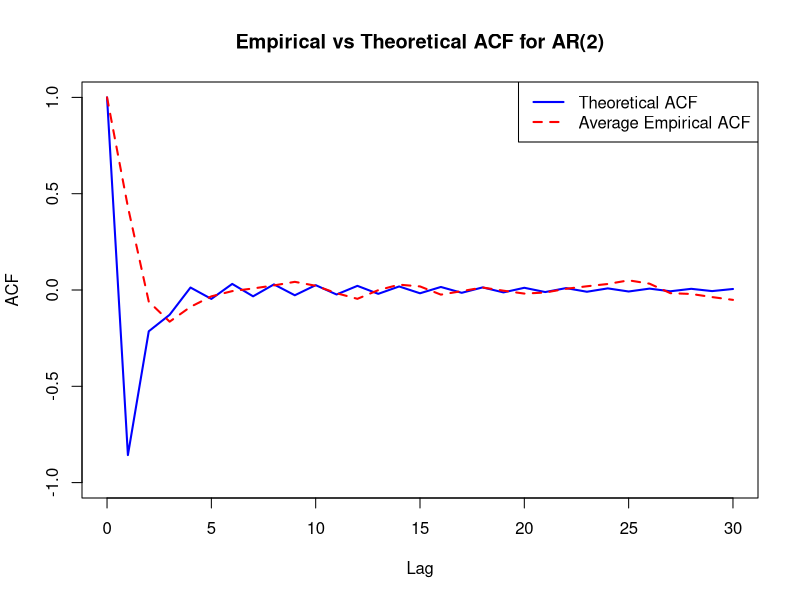

This chart was generated by the following R code:
# -----------------------------
# Q1.2 - ACF Plot for AR(2)
# phi1 = 0.6, phi2 = -0.3 (Madsen notation, same in R simulation here)
# -----------------------------

library(forecast)

# Set seed for reproducibility
set.seed(123)

# Parameters
n <- 200
num_series <- 5
max_lag <- 30

phi1 <- 0.6
phi2 <- -0.3

# Step 1: Simulate 5 realizations of AR(2)
simulations <- replicate(num_series, arima.sim(model = list(ar = c(phi1, phi2)), n = n))

# Step 2: Empirical ACFs for each realization
acf_list <- apply(simulations, 2, function(x) acf(x, plot = FALSE, lag.max = max_lag)$acf)

# Step 3: Average ACF across simulations
avg_empirical_acf <- rowMeans(acf_list)
lags <- 0:max_lag

# Step 4: Theoretical ACF from textbook formula
theoretical_acf <- numeric(max_lag + 1)
theoretical_acf[1] <- 1
theoretical_acf[2] <- -phi1 / (1 + phi2)
theoretical_acf[3] <- -phi2 + phi1 * theoretical_acf[2]

for (k in 4:(max_lag + 1)) {
  theoretical_acf[k] <- -phi1 * theoretical_acf[k - 1] - phi2 * theoretical_acf[k - 2]
}

# Step 5: Plot
plot(lags, theoretical_acf, type = "l", col = "blue", lwd = 2,
     xlab = "Lag", ylab = "ACF", ylim = c(-1, 1),
     main = "Empirical vs Theoretical ACF for AR(2)")
lines(lags, avg_empirical_acf, col = "red", lwd = 2, lty = 2)
legend("topright", legend = c("Theoretical ACF", "Average Empirical ACF"),
       col = c("blue", "red"), lty = c(1, 2), lwd = 2)
